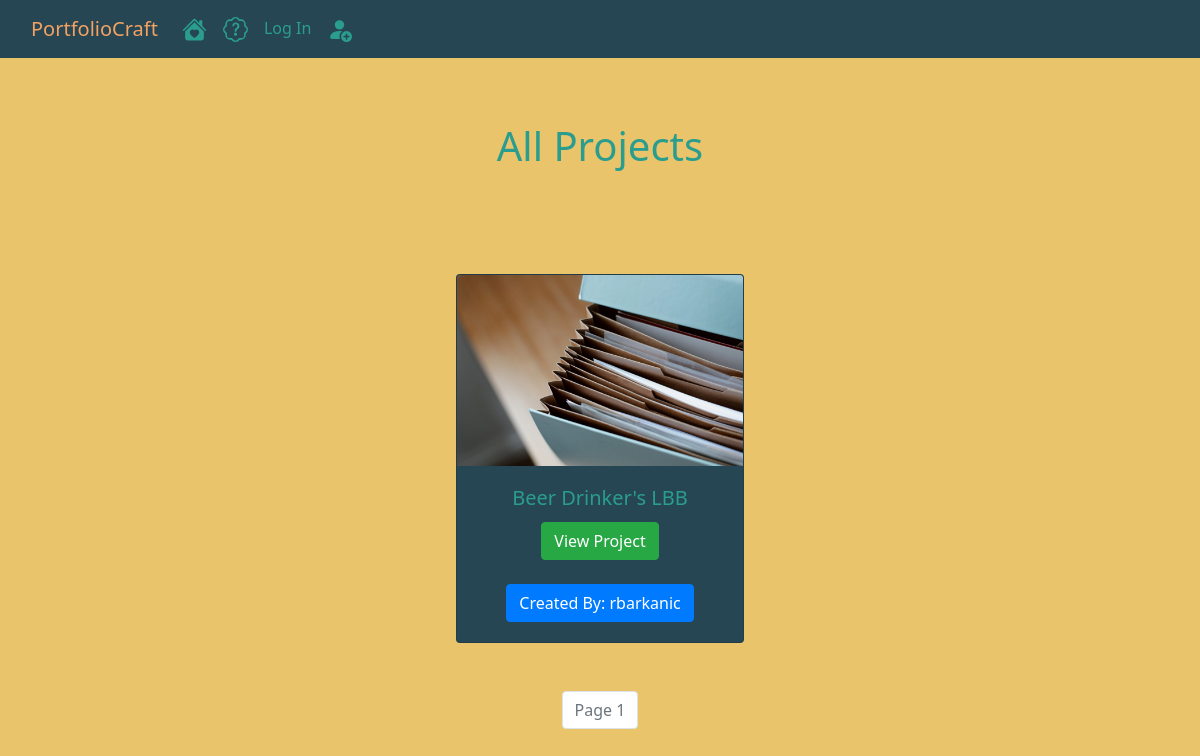
Before: / with the older database file.
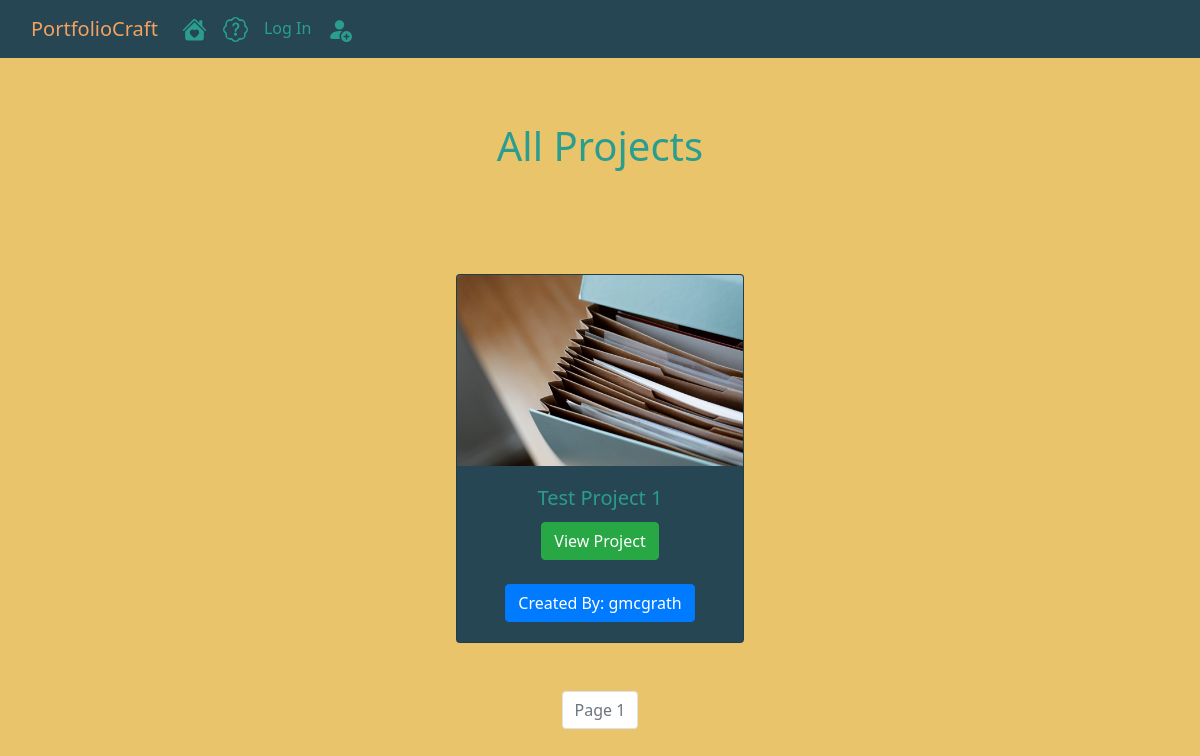
After: the same page with the newer database file.
### portfoliocraft/models.py (models this page shows, shortened)
class Project(db.Model):
    __tablename__ = 'projects'
    id = db.Column(db.Integer, autoincrement = True, primary_key = True)
    user_id = db.Column(db.Integer, db.ForeignKey('users.id'), nullable = False)
    date = db.Column(db.DateTime, nullable = False, default = datetime.utcnow)
    title = db.Column(db.String(255), nullable = False)
    description = db.Column(db.Text(255), nullable = False)
    screenshot = db.Column(db.String(255), nullable = False, default = 'default_screenshot.png')
    demo_link = db.Column(db.String(255), nullable = False)
    github_link = db.Column(db.String(255), nullable = False)

class User(db.Model, UserMixin):
    __tablename__ = 'users'
    id = db.Column(db.Integer, autoincrement = True, primary_key = True)
    profile_image = db.Column(db.String(255), nullable = False, default = 'default_profile.png')
    resume = db.Column(db.String(255), nullable = False, default = 'default_resume.png')
    first_name = db.Column(db.String(255), nullable = False, index=True)
    last_name = db.Column(db.String(255), nullable = False, index=True)
    username = db.Column(db.String(255), unique = True, nullable = False, index=True)
    email = db.Column(db.String(255), unique = True, nullable = False, index=True)
    password_hash = db.Column(db.String(255), nullable = False)
    projects = db.relationship('Project', backref = 'author', lazy = True)

### portfoliocraft/core/views.py (the view)
@core.route('/')
def index():
    page = request.args.get('page', 1 , type=int)
    projects = Project.query.order_by(Project.date.desc()).paginate(page = page, per_page = 4)
    return render_template('index.html', projects = projects)

### portfoliocraft/templates/index.html
{% extends 'base.html' %}
{% block body %}
<div align="center" class="jumbotron">
    <h1>All Projects</h1>
</div>
<div align="center" class="container">
    {% for project in projects.items %}
    <div class="card text-center" style="width: 18rem; background-color: #264653;">
        <img class="card-img-top" src="{{url_for('static', filename = 'screenshots/' +project.screenshot)}}" alt="project_image">
        <div class="card-body">
          <h5 class="card-title">{{project.title}}</h5>
          <a href=" {{url_for('projects.project', project_id = project.id)}}" class="btn btn-success">View Project</a>
          <br><br>
          <a href=" {{url_for('users.user_projects', username = project.author.username)}}" class="btn btn-primary">Created By: {{ project.author.username }}</a>
        </div>
      </div>
    {% endfor %}
</div>
<br><br>
<nav aria-label="Page Navigation">
    <ul class="pagination justify-content-center">
        {% for page_num in projects.iter_pages(left_edge=1, right_edge=1, left_current=1, right_current=1) %}
        {% if projects.page == page_num %}
        <li class="page-item disabled">
            <a class="page-link" href="{{url_for('core.index', page = page_num)}}">Page {{ page_num }}</a>
        </li>
        {% else %}
        <li class="page-item">
            <a class="page-link" href="{{url_for('core.index', page = page_num)}}">{{ page_num }}</a>
        </li>
        {% endif %}
        {% endfor %}
    </ul>
</nav>
{% endblock %}

### portfoliocraft/templates/base.html (shortened to what this page needs)
<!DOCTYPE html>
<html lang="en">
<head>
    <link rel="stylesheet" href="https://cdn.jsdelivr.net/npm/bootstrap@4.3.1/dist/css/bootstrap.min.css">
    <link rel="stylesheet" href="/static/styles.css"/>
</head>
<body>
    <nav class="navbar navbar-expand-lg" style="background-color: #264653;">
        <div class="container-fluid">
          <a id="port-nav" class="navbar-brand" href="/">PortfolioCraft</a>
          <div class="collapse navbar-collapse">
            <div class="navbar-nav">
            <a class="nav-link" href="{{ url_for('core.index') }}"></a>
          <a class="nav-link" href="{{ url_for('core.info') }}"></a>
          {% if current_user.is_authenticated %}
          <a class="nav-link" href="{{ url_for('users.account') }}"><svg xmlns="http://www.w3.org/2000/svg" width="25" height="25" fill="currentColor" class="bi bi-toggles" viewBox="0 0 16 16">
            <path d="M4.5 9a3.5 3.5 0 1 0 0 7h7a3.5 3.5 0 1 0 0-7h-7zm7 6a2.5 2.5 0 1 1 0-5 2.5 2.5 0 0 1 0 5zm-7-14a2.5 2.5 0 1 0 0 5 2.5 2.5 0 0 0 0-5zm2.45 0A3.49 3.49 0 0 1 8 3.5 3.49 3.49 0 0 1 6.95 6h4.55a2.5 2.5 0 0 0 0-5H6.95zM4.5 0h7a3.5 3.5 0 1 1 0 7h-7a3.5 3.5 0 1 1 0-7z"/>
          </svg></a>
          <a class="nav-link" href="{{ url_for('projects.create_project')}}"><svg xmlns="http://www.w3.org/2000/svg" width="25" height="25" fill="currentColor" class="bi bi-file-earmark-plus" viewBox="0 0 16 16">
            <path d="M8 6.5a.5.5 0 0 1 .5.5v1.5H10a.5.5 0 0 1 0 1H8.5V11a.5.5 0 0 1-1 0V9.5H6a.5.5 0 0 1 0-1h1.5V7a.5.5 0 0 1 .5-.5z"/>
            <path d="M14 4.5V14a2 2 0 0 1-2 2H4a2 2 0 0 1-2-2V2a2 2 0 0 1 2-2h5.5L14 4.5zm-3 0A1.5 1.5 0 0 1 9.5 3V1H4a1 1 0 0 0-1 1v12a1 1 0 0 0 1 1h8a1 1 0 0 0 1-1V4.5h-2z"/>
          </svg></a>
          <a class="nav-link" href="{{ url_for('users.logout') }}">Log Out</a>
          {% else %}
          <a class="nav-link" href="{{ url_for('users.login') }}">Log In</a>
          <a class="nav-link" href="{{ url_for('users.register') }}"></a>
          {% endif %}
          </div>
        </div>
       </div>
      </nav>
{% block body %}
{% endblock %}
</body>
</html>

### portfoliocraft/static/styles.css (style rules this page uses)
body { font-family: 'Segoe UI', Tahoma, Geneva, Verdana, sans-serif; background-color: #e9c46a; color: #2a9d8f; }
.jumbotron { background-color: #e9c46a; }
.nav-link { color: #2a9d8f; }
#port-nav { color:#f4a261; }

Changed rows visible on the page:
changed Project: title "Beer Drinker's LBB" → "Test Project 1"; author.username "rbarkanic" → "gmcgrath"
